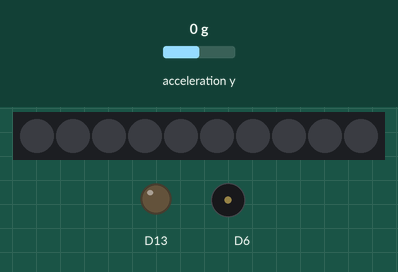
Recording of a sketch running on a simulated Adafruit Circuit Playground Express. Shown: 10 RGB LEDs in strip order, left to right, output pins drawn as LEDs (lit = HIGH), buzzer (waves = sounding). The inputs (shaded band) are chosen by the test bench; at power-on: acceleration y 0 g. Dim RGB values are drawn brighter than linear.

Above: at 1.2 s.
1.3 s: acceleration y set to -1.4 g
At 1.6 s:
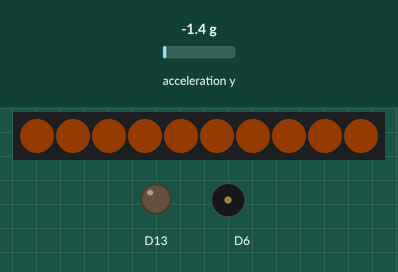
At 4.4 s:
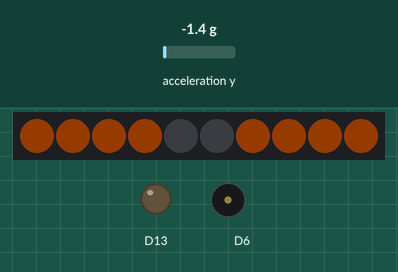
Timing chart, 0 to 23.1 s (numbered marks = the images above; inputs shaded):
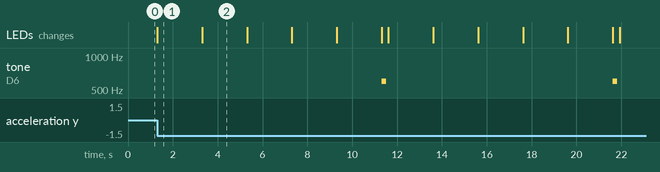

The sketch:

sablier_v1.ino
```cpp
#include <Adafruit_CircuitPlayground.h>

void setup() {
  CircuitPlayground.begin();
}

void loop() {
  float forceY = CircuitPlayground.motionY();

  if (abs(forceY) > 13.0) {

    for (int i = 0; i < 10; i++) {
      CircuitPlayground.setPixelColor(i, 255, 100, 0);
    }

    for (int etape = 0; etape < 5; etape++) {
      delay(2000);

      CircuitPlayground.setPixelColor(4 - etape, 0, 0, 0);
      CircuitPlayground.setPixelColor(5 + etape, 0, 0, 0);
    }

    CircuitPlayground.playTone(600, 200);
  }

  delay(100);
}
```

Measured:
- after the input at 1.3 s, tone on D6: alternates 600 Hz for 0.20 s and silent for 10.1 s, starting after 10.0 s; the LEDs: change at once (image 1)
- what the display in image 1 shows lasts 2.0 s, from 1.3 s to 3.3 s
